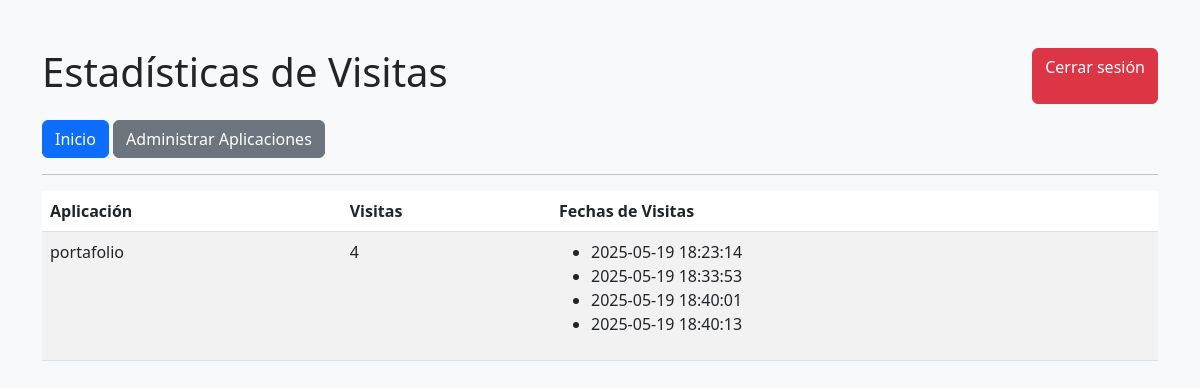
The page / (signed in) on the database as committed earlier.
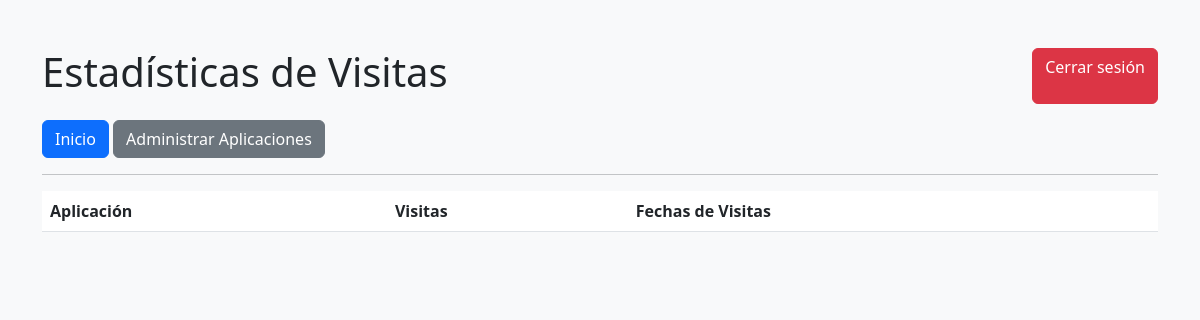
The same page on the database as committed later.
### app.py (models this page shows)
class App(db.Model):
    id = db.Column(db.Integer, primary_key=True)
    nombre = db.Column(db.String(100), unique=True, nullable=False)
    visitas = db.relationship('Visita', backref='app', lazy=True, cascade="all, delete-orphan")

class Visita(db.Model):
    id = db.Column(db.Integer, primary_key=True)
    app_id = db.Column(db.Integer, db.ForeignKey('app.id', ondelete='CASCADE'), nullable=False)
    fecha = db.Column(db.DateTime, default=datetime.utcnow)

### app.py (the view)
    def wrapper(*args, **kwargs):
        if 'user' not in session:
            return redirect(url_for('login'))  # Redirigir al login si no está autenticado
        return f(*args, **kwargs)

### app.py (called while the page is built)
def login_required(f):
    def wrapper(*args, **kwargs):
        if 'user' not in session:
            return redirect(url_for('login'))  # Redirigir al login si no está autenticado
        return f(*args, **kwargs)
    wrapper.__name__ = f.__name__  # Evitar que Flask sobrescriba el nombre de la vista
    return wrapper

@app.route('/')
@login_required
def home():
    apps = App.query.all()
    visitas = []
    for app in apps:
        app_visitas = Visita.query.filter_by(app_id=app.id).all()
        visitas_count = len(app_visitas)  # Contar las visitas
        visitas.append({'app': app, 'visitas_count': visitas_count, 'fechas': app_visitas})
    return render_template('home.html', visitas=visitas)

### templates/home.html (shortened to what this page needs)
<!DOCTYPE html>
<html lang="es">
<head>
    <link href="https://cdn.jsdelivr.net/npm/bootstrap@5.3.0-alpha1/dist/css/bootstrap.min.css" rel="stylesheet">
</head>
<body class="bg-light">
    <div class="container mt-5">
        <div class="d-flex justify-content-between">
            <h1>Estadísticas de Visitas</h1>
            <a href="{{ url_for('logout') }}" class="btn btn-danger">Cerrar sesión</a>
        </div>
        <div class="mt-3">
            <a href="{{ url_for('home') }}" class="btn btn-primary">Inicio</a>
            <a href="{{ url_for('admin') }}" class="btn btn-secondary">Administrar Aplicaciones</a>
        </div>
        <hr>
        <table class="table table-striped">
            <thead>
                <tr>
                    <th>Aplicación</th>
                    <th>Visitas</th>
                    <th>Fechas de Visitas</th>
                </tr>
            </thead>
            <tbody>
                {% for visita in visitas %}
                    <tr>
                        <td>{{ visita.app.nombre }}</td>
                        <td>{{ visita.visitas_count }}</td>
                        <td>
                            <ul>
                                {% for v in visita.fechas %}
                                    <li>{{ v.fecha.strftime('%Y-%m-%d %H:%M:%S') }}</li>
                                {% endfor %}
                            </ul>
                        </td>
                    </tr>
                {% endfor %}
            </tbody>
        </table>
    </div>
</body>
</html>

Rows that differ between the two databases and show on the page:
removed App: app.nombre "portafolio"
removed Visita: fecha "2025-05-19 18:23:14"
removed Visita: fecha "2025-05-19 18:33:53"
removed Visita: fecha "2025-05-19 18:40:01"
removed Visita: fecha "2025-05-19 18:40:13"
Other text that changed with them:
list line gone: "4"
